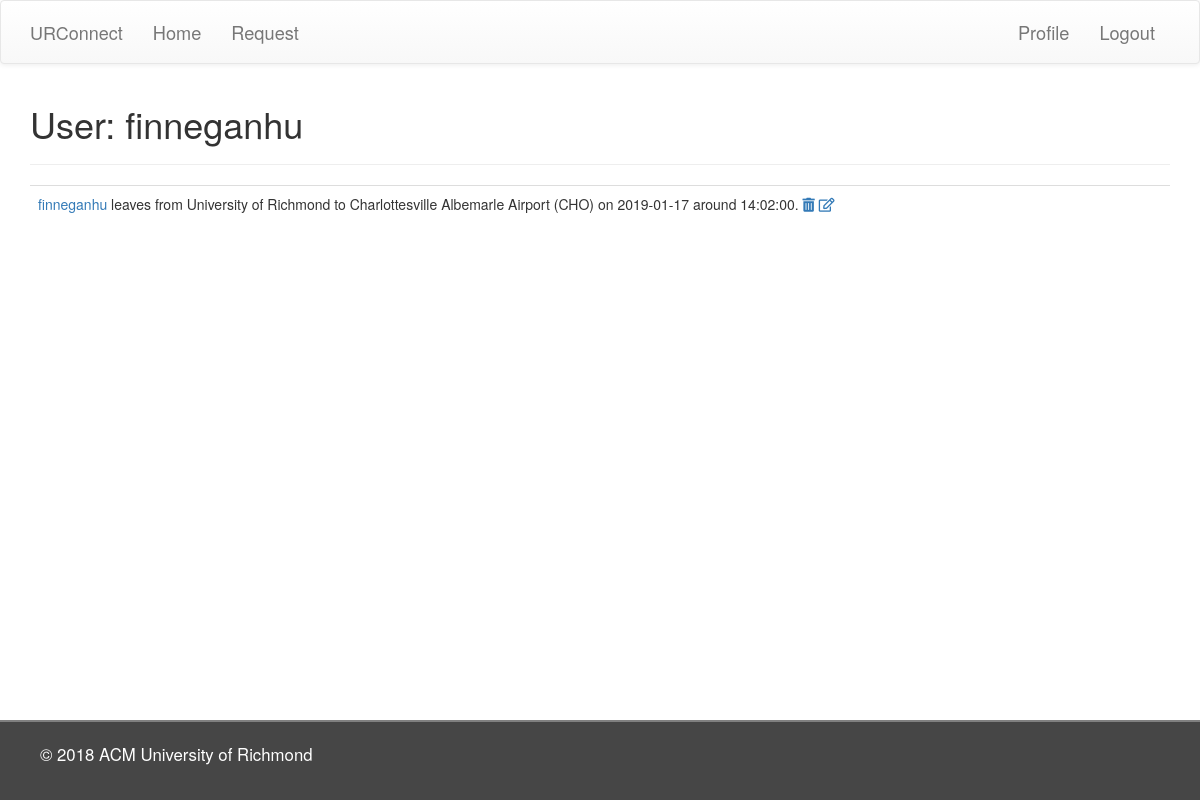
/user/finneganhu (signed in), run on an earlier commit of the app's database.
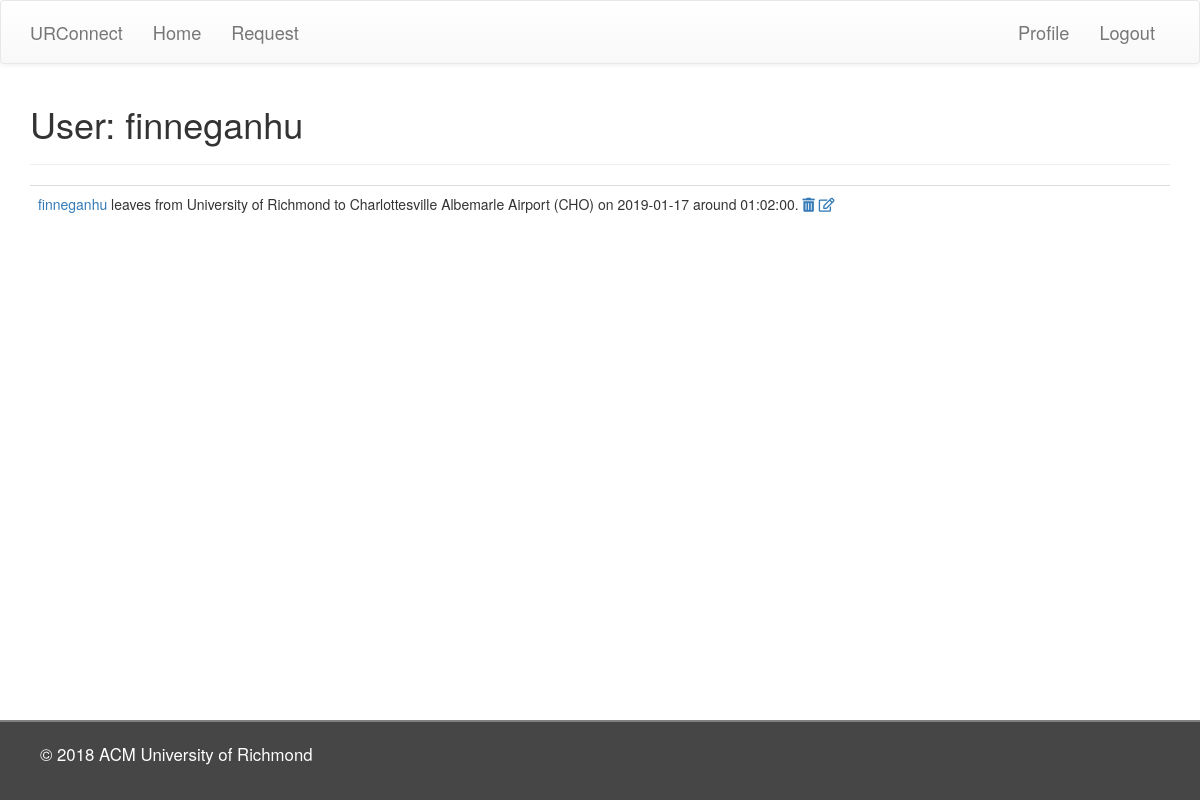
And on a later commit of the database.
### app/models.py (models this page shows, shortened)
class User(UserMixin, db.Model):
	id 				= db.Column(db.Integer, primary_key = True)
	username 		= db.Column(db.String(64), index=True, unique=True)
	email 			= db.Column(db.String(120), index=True, unique=True)
	password_hash 	= db.Column(db.String(128))
	requests 		= db.relationship('Request', backref='author', lazy='dynamic')

class Request(db.Model):
	id 					= db.Column(db.Integer, primary_key = True)
	origin_city 		= db.Column(db.String(140))
	origin 				= db.Column(db.String(140))
	destination_city 	= db.Column(db.String(140))
	destination 		= db.Column(db.String(140))
	date 				= db.Column(db.Date, index = True)
	time 				= db.Column(db.Time, index = True)
	user_id 			= db.Column(db.Integer, db.ForeignKey('user.id'))
	description 		= db.Column(db.String(140))

### app/routes.py (the view)
@app.route('/user/<username>')
@login_required
def user(username):
    user    = User.query.filter_by(username=username).first_or_404()
    requests   = user.requests.all()
    return render_template('user.html', user=user, current_user = current_user,
        requests = requests)

### app/models.py (called while the page is built)
@login.user_loader
def load_user(id):
	return User.query.get(int(id))

### app/templates/user.html
{% extends "base.html" %}
{% block app_content %}
    <h1>User: {{ user.username }}</h1>
    <hr>
    {% for request in requests %}
	    <table class="table table-hover">
        <tr>
            <td>
                <a href="{{ url_for('user', username=request.author.username) }}">
                    {{ request.author.username }}
                </a>
                leaves from {{ request.origin }} to {{ request.destination }} on {{ request.date }} around {{ request.time }}.
                {% if request.author.username|string() == current_user.username|string() %}
	            <a href="{{ url_for('delete_request', request_id=request.id) }}"> <i class="fas fa-trash-alt"></i>
               	</a>
                <a href="{{ url_for('edit_request', request_id=request.id) }}"> <i class="far fa-edit"></i>
                </a>
                {% endif %}
            </td>
        </tr>
    </table>
    {% endfor %}
{% endblock %}

### app/templates/base.html (shortened to what this page needs)
{% extends 'bootstrap/base.html' %}
{% block head %}
{{super()}}
<link rel="stylesheet" href="https://maxcdn.bootstrapcdn.com/bootstrap/3.3.7/css/bootstrap-theme.min.css">
<link rel="stylesheet" href="https://use.fontawesome.com/releases/v5.5.0/css/all.css">
<link rel="stylesheet" href="https://maxcdn.bootstrapcdn.com/bootstrap/3.3.7/css/bootstrap.min.css">
<link rel="stylesheet" href="{{ url_for('static', filename='css/main.css') }}">
{% endblock %}
{% block navbar %}
    <nav id="top-nav" class="navbar navbar-default">
        <div class="container">
            <div class="navbar-header">
                <a class="navbar-brand" href="{{ url_for('index') }}">URConnect</a>
            </div>
            <div class="collapse navbar-collapse" id="bs-example-navbar-collapse-1">
                <ul class="nav navbar-nav">
                    <li><a href="{{ url_for('index') }}">Home</a></li>
                    <li><a href="{{ url_for('request_form') }}">Request</a></li>
                </ul>
                <ul class="nav navbar-nav navbar-right">
                    {% if current_user.is_anonymous %}
                    <li><a href="{{ url_for('login') }}">Login</a></li>
                    {% else %}
                    <li><a href="{{ url_for('user', username=current_user.username) }}">Profile</a></li>
                    <li><a href="{{ url_for('logout') }}">Logout</a></li>
                    {% endif %}
                </ul>
            </div>
        </div>
    </nav>
{% endblock %}
{% block content %}
    <div class="container">
        {% block app_content %}{% endblock %}
    </div>
    {%- block footer %}
    <footer>&copy; 2018 ACM University of Richmond </footer>
    {%- endblock footer %}
{% endblock %}

### app/static/css/main.css (style rules this page uses)
#top-nav { height: 8vh; min-height: 60px; font-size: 1.3em; padding: 6px; }
body { overflow-x: hidden; background-color: white; }
body > .container { min-height: 72vh; z-index: 1; }
footer { width: 100%; min-height: 60px; height: 10vh; left: 0; bottom: 0; background-color: rgb(70, 70, 70); color: white; margin-top: 60px; padding: 20px 40px 40px 40px; font-size: 1.2em; border-top: 2px solid grey; min-height: 50px; }

What changed in the data, as far as the page shows it:
changed Request "University of Richmond": time "14:02:00" → "01:02:00"
